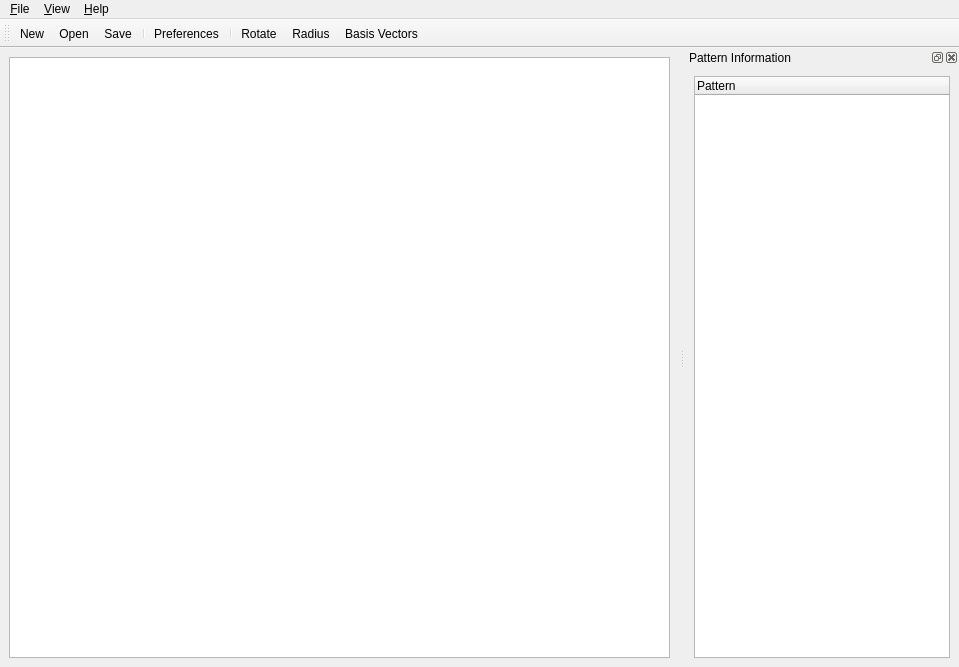
<?xml version="1.0" encoding="UTF-8"?>
<ui version="4.0">
 <class>MainWindow</class>
 <widget class="QMainWindow" name="MainWindow">
  <property name="geometry">
   <rect>
    <x>0</x>
    <y>0</y>
    <width>959</width>
    <height>667</height>
   </rect>
  </property>
  <property name="windowTitle">
   <string>LEED Pattern</string>
  </property>
  <property name="windowIcon">
   <iconset resource="res/res.qrc">
    <normaloff>:/pattern.svg</normaloff>:/pattern.svg</iconset>
  </property>
  <widget class="QWidget" name="centralwidget">
   <layout class="QVBoxLayout" name="verticalLayout_3">
    <item>
     <widget class="QGraphicsView" name="pattern"/>
    </item>
   </layout>
  </widget>
  <widget class="QMenuBar" name="menubar">
   <property name="geometry">
    <rect>
     <x>0</x>
     <y>0</y>
     <width>959</width>
     <height>21</height>
    </rect>
   </property>
   <widget class="QMenu" name="menu_File">
    <property name="title">
     <string>&amp;File</string>
    </property>
    <addaction name="actionNew"/>
    <addaction name="actionOpen"/>
    <addaction name="actionRecent"/>
    <addaction name="separator"/>
    <addaction name="actionSave"/>
    <addaction name="actionSaveAs"/>
    <addaction name="separator"/>
    <addaction name="actionPrint"/>
    <addaction name="separator"/>
    <addaction name="actionPreferences"/>
    <addaction name="separator"/>
    <addaction name="actionQuit"/>
   </widget>
   <widget class="QMenu" name="menu_View">
    <property name="title">
     <string>&amp;View</string>
    </property>
    <addaction name="actionElectronGun"/>
    <addaction name="actionEwaldSphere"/>
    <addaction name="separator"/>
    <addaction name="actionRotate"/>
    <addaction name="actionRadius"/>
    <addaction name="actionBasisVectors"/>
   </widget>
   <widget class="QMenu" name="menu_Help">
    <property name="title">
     <string>&amp;Help</string>
    </property>
    <addaction name="actionHelp"/>
    <addaction name="separator"/>
    <addaction name="actionAbout"/>
    <addaction name="actionAboutQt"/>
   </widget>
   <addaction name="menu_File"/>
   <addaction name="menu_View"/>
   <addaction name="menu_Help"/>
  </widget>
  <widget class="QDockWidget" name="dockWidget">
   <property name="windowIcon">
    <iconset resource="res/res.qrc">
     <normaloff>:/list_nested.svg</normaloff>:/list_nested.svg</iconset>
   </property>
   <property name="windowTitle">
    <string>Pattern Information</string>
   </property>
   <attribute name="dockWidgetArea">
    <number>2</number>
   </attribute>
   <widget class="QWidget" name="dockWidgetContents">
    <layout class="QVBoxLayout" name="verticalLayout">
     <item>
      <widget class="QTreeWidget" name="treeWidget">
       <column>
        <property name="text">
         <string>Pattern</string>
        </property>
       </column>
      </widget>
     </item>
    </layout>
   </widget>
  </widget>
  <widget class="QToolBar" name="toolBar">
   <property name="windowTitle">
    <string>toolBar</string>
   </property>
   <attribute name="toolBarArea">
    <enum>TopToolBarArea</enum>
   </attribute>
   <attribute name="toolBarBreak">
    <bool>false</bool>
   </attribute>
   <addaction name="actionNew"/>
   <addaction name="actionOpen"/>
   <addaction name="actionSave"/>
   <addaction name="separator"/>
   <addaction name="actionPreferences"/>
   <addaction name="separator"/>
   <addaction name="actionRotate"/>
   <addaction name="actionRadius"/>
   <addaction name="actionBasisVectors"/>
  </widget>
  <action name="actionSaveAs">
   <property name="text">
    <string>&amp;Save As</string>
   </property>
  </action>
  <action name="actionOpen">
   <property name="icon">
    <iconset resource="res/res.qrc">
     <normaloff>:/folder_fill.svg</normaloff>:/folder_fill.svg</iconset>
   </property>
   <property name="text">
    <string>&amp;Open</string>
   </property>
   <property name="shortcut">
    <string>Ctrl+O</string>
   </property>
  </action>
  <action name="actionRecent">
   <property name="icon">
    <iconset resource="res/res.qrc">
     <normaloff>:/clock.svg</normaloff>:/clock.svg</iconset>
   </property>
   <property name="text">
    <string>&amp;Recent</string>
   </property>
  </action>
  <action name="actionNew">
   <property name="icon">
    <iconset resource="res/res.qrc">
     <normaloff>:/document_alt_stroke.svg</normaloff>:/document_alt_stroke.svg</iconset>
   </property>
   <property name="text">
    <string>&amp;New...</string>
   </property>
   <property name="shortcut">
    <string>Ctrl+N</string>
   </property>
  </action>
  <action name="actionSave">
   <property name="icon">
    <iconset resource="res/res.qrc">
     <normaloff>:/save.svg</normaloff>:/save.svg</iconset>
   </property>
   <property name="text">
    <string>&amp;Save</string>
   </property>
   <property name="shortcut">
    <string>Ctrl+S</string>
   </property>
  </action>
  <action name="actionAbout">
   <property name="icon">
    <iconset resource="res/res.qrc">
     <normaloff>:/info.svg</normaloff>:/info.svg</iconset>
   </property>
   <property name="text">
    <string>&amp;About</string>
   </property>
  </action>
  <action name="actionAboutQt">
   <property name="icon">
    <iconset resource="res/res.qrc">
     <normaloff>:/qt.svg</normaloff>:/qt.svg</iconset>
   </property>
   <property name="text">
    <string>&amp;About Qt</string>
   </property>
  </action>
  <action name="actionHelp">
   <property name="icon">
    <iconset resource="res/res.qrc">
     <normaloff>:/question.svg</normaloff>:/question.svg</iconset>
   </property>
   <property name="text">
    <string>&amp;Pattern Help</string>
   </property>
   <property name="shortcut">
    <string>F1</string>
   </property>
  </action>
  <action name="actionElectronGun">
   <property name="icon">
    <iconset resource="res/res.qrc">
     <normaloff>:/target_32x32.png</normaloff>:/target_32x32.png</iconset>
   </property>
   <property name="text">
    <string>Electron Gun</string>
   </property>
  </action>
  <action name="actionEwaldSphere">
   <property name="icon">
    <iconset resource="res/res.qrc">
     <normaloff>:/cd.svg</normaloff>:/cd.svg</iconset>
   </property>
   <property name="text">
    <string>Ewald Sphere</string>
   </property>
  </action>
  <action name="actionPreferences">
   <property name="icon">
    <iconset resource="res/res.qrc">
     <normaloff>:/cog.svg</normaloff>:/cog.svg</iconset>
   </property>
   <property name="text">
    <string>Preferences...</string>
   </property>
   <property name="shortcut">
    <string>Ctrl+Shift+P</string>
   </property>
  </action>
  <action name="actionQuit">
   <property name="icon">
    <iconset resource="res/res.qrc">
     <normaloff>:/exit.svg</normaloff>:/exit.svg</iconset>
   </property>
   <property name="text">
    <string>&amp;Quit</string>
   </property>
   <property name="shortcut">
    <string>Ctrl+Q</string>
   </property>
  </action>
  <action name="actionPrint">
   <property name="icon">
    <iconset resource="res/res.qrc">
     <normaloff>:/print.svg</normaloff>:/print.svg</iconset>
   </property>
   <property name="text">
    <string>&amp;Print...</string>
   </property>
   <property name="shortcut">
    <string>Ctrl+P</string>
   </property>
  </action>
  <action name="actionRotate">
   <property name="icon">
    <iconset resource="res/res.qrc">
     <normaloff>:/spin.svg</normaloff>:/spin.svg</iconset>
   </property>
   <property name="text">
    <string>R&amp;otate...</string>
   </property>
   <property name="shortcut">
    <string>Ctrl+Shift+O</string>
   </property>
  </action>
  <action name="actionRadius">
   <property name="icon">
    <iconset resource="res/res.qrc">
     <normaloff>:/rss_alt.svg</normaloff>:/rss_alt.svg</iconset>
   </property>
   <property name="text">
    <string>&amp;Radius...</string>
   </property>
   <property name="shortcut">
    <string>Ctrl+Shift+R</string>
   </property>
  </action>
  <action name="actionBasisVectors">
   <property name="icon">
    <iconset resource="res/res.qrc">
     <normaloff>:/a1.svg</normaloff>:/a1.svg</iconset>
   </property>
   <property name="text">
    <string>&amp;Basis Vectors...</string>
   </property>
   <property name="shortcut">
    <string>Ctrl+Shift+B</string>
   </property>
  </action>
 </widget>
 <resources>
  <include location="res/res.qrc"/>
 </resources>
 <connections/>
</ui>
